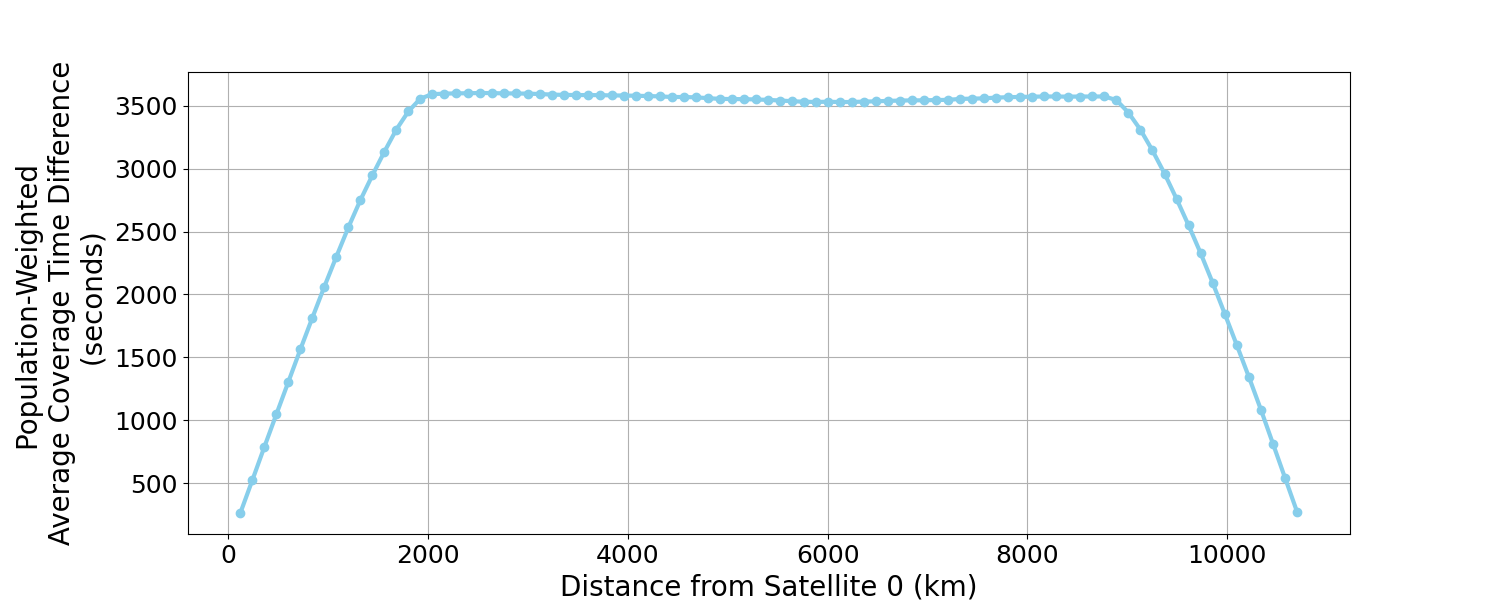

This figure's Python source:
import os
import pandas as pd
import matplotlib.pyplot as plt
from datetime import timedelta
import plot_config

# Directory containing the gap duration files
directory = "PlusOne_Phase"

# List of cities and their corresponding files and populations
cities_info = [
    ("taipei", 2646204),
    ("ny", 8336817),
    ("saopaulo", 12325232),
    ("mumbai", 20667656),
    ("la", 3898747),
    ("lagos", 14862000),
    ("moscow", 12506468),
    ("sydney", 5312163),
    ("seoul", 9733509),
    ("paris", 2161000)
]

# Initialize a dictionary to store data
data = {f"Imaginary_{i}": [] for i in range(1, 90)}

# Helper function to convert time string to timedelta
def str_to_timedelta(time_str):
    if "days" in time_str:
        days, time_str = time_str.split(", ")
        days = int(days.split(" ")[0])
        h, m, s = map(float, time_str.split(':'))
        return timedelta(days=days, hours=h, minutes=m, seconds=s)
    else:
        h, m, s = map(float, time_str.split(':'))
        return timedelta(hours=h, minutes=m, seconds=s)

# Function to get the initial gap duration
def get_initial_gap_duration(city):
    file_path = os.path.join(directory, f"gap_duration_analysis_initial_plus1_{city}.txt")
    if not os.path.exists(file_path):
        print(f"Initial file not found: {file_path}")
        return None
    
    with open(file_path, 'r') as file:
        lines = file.readlines()
    
    for line in lines:
        if line.startswith("Total gap duration:"):
            total_gap_duration_str = line.split(": ")[1].strip()
            return str_to_timedelta(total_gap_duration_str)
    
    print(f"Total gap duration not found in initial file for {city}")
    return None

# Read distances from distance_fixed.txt
distance_file_path = os.path.join(directory, "distance_fixed.txt")
distances = []
with open(distance_file_path, 'r') as file:
    for line in file:
        distances.append(float(line.strip()))

# Process each city's file
for city, population in cities_info:
    initial_gap_duration = get_initial_gap_duration(city)
    if initial_gap_duration is None:
        continue
    
    file_path = os.path.join(directory, f"gap_duration_analysis_plus1_{city}.txt")
    if not os.path.exists(file_path):
        print(f"File not found: {file_path}")
        continue
    
    with open(file_path, 'r') as file:
        lines = file.readlines()
    
    for i in range(0, len(lines), 4):
        if i + 3 >= len(lines):
            print(f"Unexpected file format in {file_path}, line {i+3} is missing")
            continue
        
        satellite = lines[i].strip()
        if lines[i+3].startswith("Total gap duration:"):
            total_gap_duration_str = lines[i+3].split(": ")[1].strip()
            total_gap_duration = str_to_timedelta(total_gap_duration_str)
            coverage_time_diff = initial_gap_duration - total_gap_duration
            
            if satellite in data:
                # Multiply coverage time difference by city population
                weighted_coverage_time_diff = coverage_time_diff.total_seconds() * population
                data[satellite].append(weighted_coverage_time_diff)

# Calculate the total population
total_population = sum(population for city, population in cities_info)

# Calculate the population-weighted average coverage time difference for each satellite
weighted_avg_coverage_time_diff = {sat: sum(times) / total_population for sat, times in data.items()}

# Use distances as x-axis values
x_values = [distances[int(sat.split("_")[1]) - 1] for sat in weighted_avg_coverage_time_diff.keys()]

# Plotting the population-weighted average coverage time difference for each satellite
plt.figure(figsize=(15, 6))
plt.plot(x_values, list(weighted_avg_coverage_time_diff.values()), marker='o', linestyle='-', color='skyblue')
plt.xlabel('Distance from Satellite 0 (km)')
plt.ylabel('Population-Weighted \n Average Coverage Time Difference \n (seconds)')
plt.grid(True)

# Save the plot
plt.savefig("plot_gap_duration_difference_plus1_90_distance.png")
